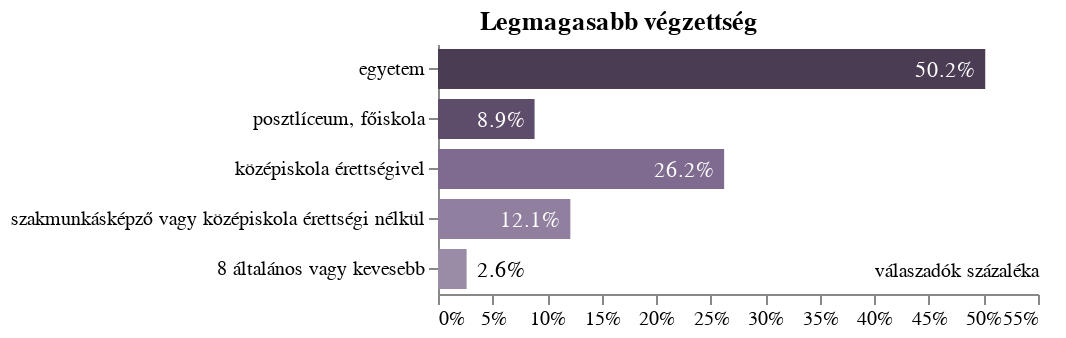

The notebook cell this image was saved under:
### Code cell
c='Q7'
order=list(vvl[c].values())[::-1]
dx=df.groupby(c).count()[['Response_ID']].reindex(order).dropna()
ds=dx*1.0/dx.sum()[0]
ds.columns=['percent']
dx.columns=['count']
dx=dx.join(ds).reset_index()#.sort_values(by=c,ascending=True)
base=alt.Chart(dx,title=mc[c].split('-')[1].replace(':','').strip())
bar=base.mark_bar(height=20).encode(
    x=alt.X('percent:Q',
            axis=alt.Axis(grid=False,
                title="válaszadók százaléka",
                format=".0%",
                titleAnchor="end",
                titleY=-17,
                titleFontWeight="normal",
                titleFontSize=10),
            #scale=alt.Scale(domain=[0,300])
           ),
    y=alt.Y(c+':N',axis=alt.Axis(title='',labelLimit=300),sort=[]),
    color=alt.Color(c+':N',legend=None,scale=alt.Scale(domain=list(dx[c].unique()),
                range=[violetm2,violetm1,violet,violetp2,violetp3][::-1]))
)
text = bar.mark_text(dx=-5, dy=1, align="right").encode(
    text=alt.Text("percent:N", format=".1%"),
    color=alt.condition(
        "datum['percent'] < 0.08",
        alt.ColorValue(None),
        alt.ColorValue("white"),
    )
    
)
text2 = bar.mark_text(dx=5, dy=1, align="left").encode(
    text=alt.Text("percent:N", format=".1%"),
    color=alt.condition(
        "datum['percent'] >= 0.08",
        alt.ColorValue(None),
        alt.ColorValue("black"),
    )
    
)
layer = (
    (bar+text+text2)
    .configure_view(stroke=None)
    .configure_title(anchor='start',dx=235)
    .properties(height=alt.Step(25), width=300)
)
layer.save("export/" + c + ".json")
layer.save("export/" + c + ".png")
layer

### Figure 1 — Vega-Lite specification as saved in the notebook (floating-point values rounded to 4 significant figures)
{"config": {"view": {"continuousWidth": 400, "continuousHeight": 300, "stroke": null}, "title": {"anchor": "start", "dx": 235}}, "layer": [{"mark": {"type": "bar", "height": 20}, "encoding": {"color": {"type": "nominal", "field": "Q7", "legend": null, "scale": {"domain": ["egyetem", "posztlíceum, főiskola", "középiskola érettségivel ", "szakmunkásképző vagy középiskola érettségi nélkül", "8 általános vagy kevesebb"], "range": ["#493C53", "#5E4D6A", "#7E6B8F", "#907F9F", "#9A8BA7"]}}, "x": {"type": "quantitative", "axis": {"format": ".0%", "grid": false, "title": "válaszadók százaléka", "titleAnchor": "end", "titleFontSize": 10, "titleFontWeight": "normal", "titleY": -17}, "field": "percent"}, "y": {"type": "nominal", "axis": {"labelLimit": 300, "title": ""}, "field": "Q7", "sort": []}}, "title": "Legmagasabb végzettség"}, {"mark": {"type": "text", "align": "right", "dx": -5, "dy": 1}, "encoding": {"color": {"condition": {"value": null, "test": "datum['percent'] < 0.08"}, "value": "white"}, "text": {"type": "nominal", "field": "percent", "format": ".1%"}, "x": {"type": "quantitative", "axis": {"format": ".0%", "grid": false, "title": "válaszadók százaléka", "titleAnchor": "end", "titleFontSize": 10, "titleFontWeight": "normal", "titleY": -17}, "field": "percent"}, "y": {"type": "nominal", "axis": {"labelLimit": 300, "title": ""}, "field": "Q7", "sort": []}}, "title": "Legmagasabb végzettség"}, {"mark": {"type": "text", "align": "left", "dx": 5, "dy": 1}, "encoding": {"color": {"condition": {"value": null, "test": "datum['percent'] >= 0.08"}, "value": "black"}, "text": {"type": "nominal", "field": "percent", "format": ".1%"}, "x": {"type": "quantitative", "axis": {"format": ".0%", "grid": false, "title": "válaszadók százaléka", "titleAnchor": "end", "titleFontSize": 10, "titleFontWeight": "normal", "titleY": -17}, "field": "percent"}, "y": {"type": "nominal", "axis": {"labelLimit": 300, "title": ""}, "field": "Q7", "sort": []}}, "title": "Legmagasabb végzettség"}], "data": {"name": "data-11f2ee4e8ac6d08b3958e473131a03f1"}, "height": {"step": 25}, "width": 300, "$schema": "https://vega.github.io/schema/vega-lite/v4.8.1.json", "datasets": {"data-11f2ee4e8ac6d08b3958e473131a03f1": [{"Q7": "egyetem", "count": 153, "percent": 0.5016}, {"Q7": "posztlíceum, főiskola", "count": 27, "percent": 0.08852}, {"Q7": "középiskola érettségivel ", "count": 80, "percent": 0.2623}, {"Q7": "szakmunkásképző vagy középiskola érettségi nélkül", "count": 37, "percent": 0.1213}, {"Q7": "8 általános vagy kevesebb", "count": 8, "percent": 0.02623}]}}
